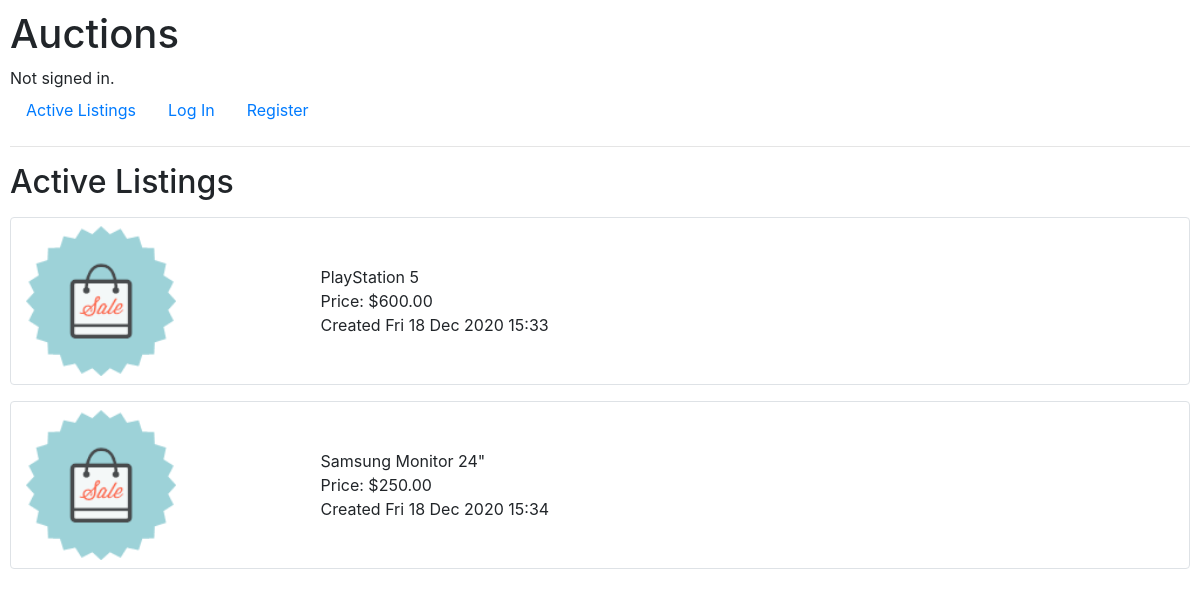
The app's page /, older data.
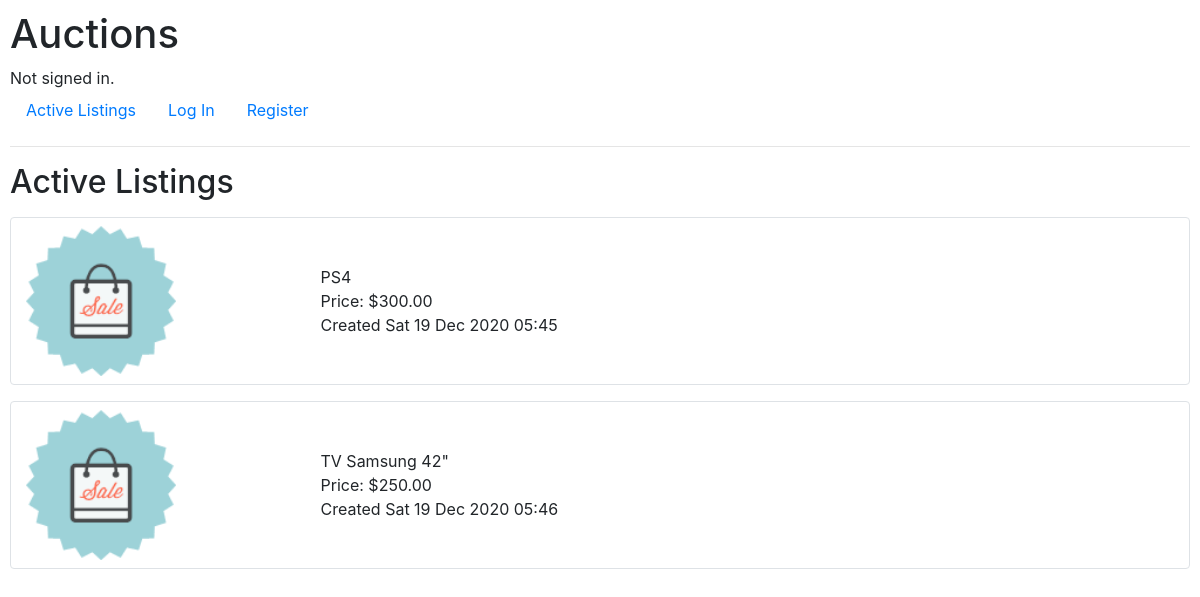
The same page, newer data.
### auctions/models.py (models this page shows, shortened)
class Listing(models.Model):
    title = models.CharField(max_length=64)
    price = models.DecimalField(max_digits=10, decimal_places=2)
    creation_date = models.DateTimeField(auto_now_add=True)

### auctions/views.py (the view)
# urls.py: path("", views.index, name="index"),
def index(request):
    return render(request, "auctions/index.html", {
        "listings": Listing.objects.all()
    })

### auctions/templates/auctions/index.html
{% extends "auctions/layout.html" %}
{% load static %}
{% block body %}
    <h2>Active Listings</h2>
    {% for listing in listings %}
        <div class="container-fluid mt-3">
            <div class="row mt-2 pt-2 pb-2 border rounded">
                <div class="col-md-3 align-self-center">
                    <img src="{% static 'auctions/ecommerce.png' %}" height="150px">
                </div>
                <div class="col-md align-self-center">
                    <div class="listingTitle">{{ listing.title }}</div>
                    <div class="listingPrice">Price: ${{ listing.price }}</div>
                    <div class="listingDate">Created {{ listing.creation_date|date:"D d M Y" }} {{ listing.creation_date|time:"H:i" }}</div>
                </div>
            </div>
        </div>
    {% endfor %}
{% endblock %}

### auctions/templates/auctions/layout.html (shortened to what this page needs)
{% load static %}
<!DOCTYPE html>
<html lang="en">
    <head>
        <link rel="stylesheet" href="https://stackpath.bootstrapcdn.com/bootstrap/4.4.1/css/bootstrap.min.css">
        <link href="{% static 'auctions/styles.css' %}" rel="stylesheet">
    </head>
    <body>
        <h1>Auctions</h1>
        <div>
            {% if user.is_authenticated %}
                Signed in as <strong>{{ user.username }}</strong>.
            {% else %}
                Not signed in.
            {% endif %}
        </div>
        <ul class="nav">
            <li class="nav-item">
                <a class="nav-link" href="{% url 'index' %}">Active Listings</a>
            </li>
            {% if user.is_authenticated %}
                <li class="nav-item">
                    <a class="nav-link" href="{% url 'logout' %}">Log Out</a>
                </li>
            {% else %}
                <li class="nav-item">
                    <a class="nav-link" href="{% url 'login' %}">Log In</a>
                </li>
                <li class="nav-item">
                    <a class="nav-link" href="{% url 'register' %}">Register</a>
                </li>
            {% endif %}
        </ul>
        <hr>
        {% block body %}
        {% endblock %}
    </body>
</html>

### auctions/static/auctions/styles.css (style rules this page uses)
body { padding: 10px; }

Row changes from the older to the newer data that the page shows:
removed Listing: title "PlayStation 5", price "600.00", creation_date "Fri 18 Dec 2020", creation_date "15:33"
added Listing: title "PS4", price "300.00", creation_date "Sat 19 Dec 2020", creation_date "05:45"
changed Listing: title "Samsung Monitor 24\"" → "TV Samsung 42\""; creation_date "Fri 18 Dec 2020" → "Sat 19 Dec 2020"; creation_date "15:34" → "05:46"
